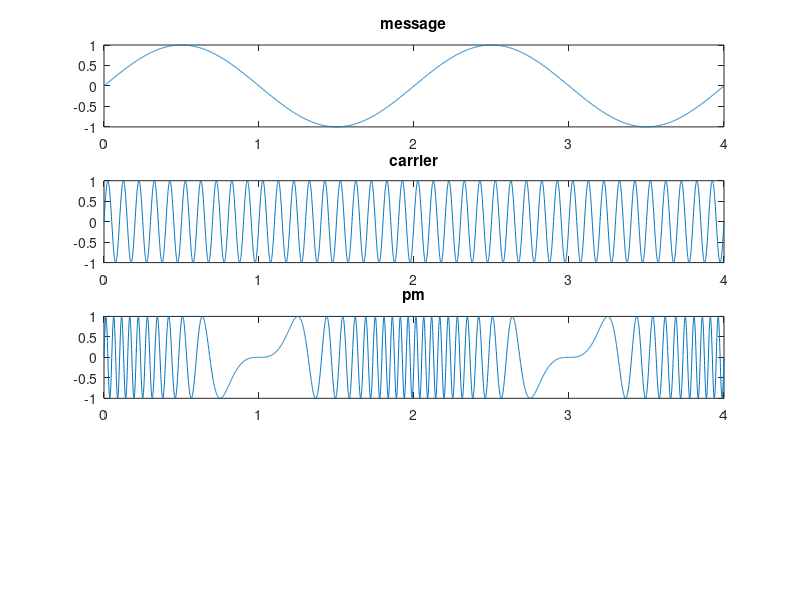

This chart was generated by the following MATLAB code:
clc; 
clear all; 
close all;
t=[0:0.001:4];
f1=0.5
m=sin(2*pi*f1*t);
subplot(4,2,[1,2]);
plot(t,m);
title('message');
f2=10;
c=sin(2*pi*f2*t);
subplot(4,2,[3,4]);
plot(t,c);
title('carrier');
mf=20;
s=sin((2*pi*f2*t)+(mf*sin(2*pi*f1*t)))
subplot(4,2,[5,6]);
plot(t,s); 
title('pm');
